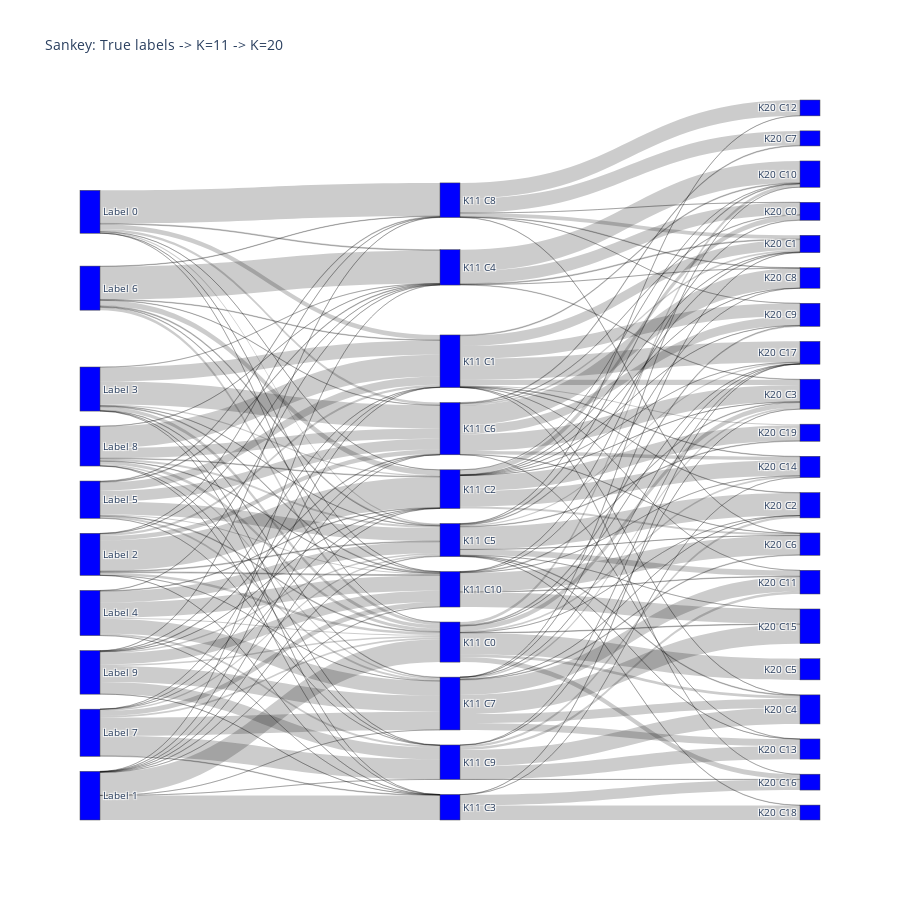

The cell this chart's notebook holds for it:
### Markdown cell above
#### 6.b) Comparing the best results

Using a Sankey plot with 3 components, represent the class allocation together with the clustering of the best value of $K$ and a value of $K=20$.

### Code cell
import time
max_nll_lst, time_lst = [], []

Kbest = 11
Kmax = 20

# three components: true allocations, k=Kbest allocations, k=Kmax allocations
y_true = np.array(Y_train[:N])
y_kbest = np.array(results[Kbest - 2][2])
y_kmax = np.array(results[Kmax - 2][2])

true_labels = np.unique(y_true)
kbest_labels = np.unique(y_kbest)
kmax_labels = np.unique(y_kmax)

# Node labels: true labels, then kbest clusters, then kmax clusters
node_labels = [f"Label {t}" for t in true_labels] + \
              [f"K{Kbest} C{c}" for c in range(Kbest)] + \
              [f"K{Kmax} C{c}" for c in range(Kmax)]

source = []
target = []
value = []

# links: true -> kbest
for t in true_labels:
    for c in range(Kbest):
        cnt = int(np.sum((y_true == t) & (y_kbest == c)))
        if cnt > 0:
            source.append(int(t))                     # true nodes at start (0..9)
            target.append(len(true_labels) + c)       # offset to kbest block
            value.append(cnt)

# links: kbest -> kmax
offset_kbest = len(true_labels)
offset_kmax = len(true_labels) + Kbest
for kb in range(Kbest):
    for km in range(Kmax):
        cnt = int(np.sum((y_kbest == kb) & (y_kmax == km)))
        if cnt > 0:
            source.append(offset_kbest + kb)
            target.append(offset_kmax + km)
            value.append(cnt)

import plotly.graph_objects as go
fig = go.Figure(data=[go.Sankey(
    node = dict(
      pad = 15,
      thickness = 20,
      label = node_labels,
      color = "blue"
    ),
    link = dict(
      source = source,
      target = target,
      value = value
  ))])

fig.update_layout(title_text=f"Sankey: True labels -> K={Kbest} -> K={Kmax}", font_size=10, height=900)
fig.show()

### Figure 1 — Plotly figure (JSON) as saved in the notebook; plotly's stock layout.template omitted (floating-point values rounded to 4 significant figures; data arrays with more than 128 entries replaced by an {"elided": "..."} marker saying what was removed)
{"data": [{"link": {"source": {"elided": "184 int values"}, "target": {"elided": "184 int values"}, "value": {"elided": "184 int values"}}, "node": {"color": "blue", "label": ["Label 0", "Label 1", "Label 2", "Label 3", "Label 4", "Label 5", "Label 6", "Label 7", "Label 8", "Label 9", "K11 C0", "K11 C1", "K11 C2", "K11 C3", "K11 C4", "K11 C5", "K11 C6", "K11 C7", "K11 C8", "K11 C9", "K11 C10", "K20 C0", "K20 C1", "K20 C2", "K20 C3", "K20 C4", "K20 C5", "K20 C6", "K20 C7", "K20 C8", "K20 C9", "K20 C10", "K20 C11", "K20 C12", "K20 C13", "K20 C14", "K20 C15", "K20 C16", "K20 C17", "K20 C18", "K20 C19"], "pad": 15, "thickness": 20}, "type": "sankey"}], "layout": {"font": {"size": 10}, "height": 900, "title": {"text": "Sankey: True labels -> K=11 -> K=20"}}}
